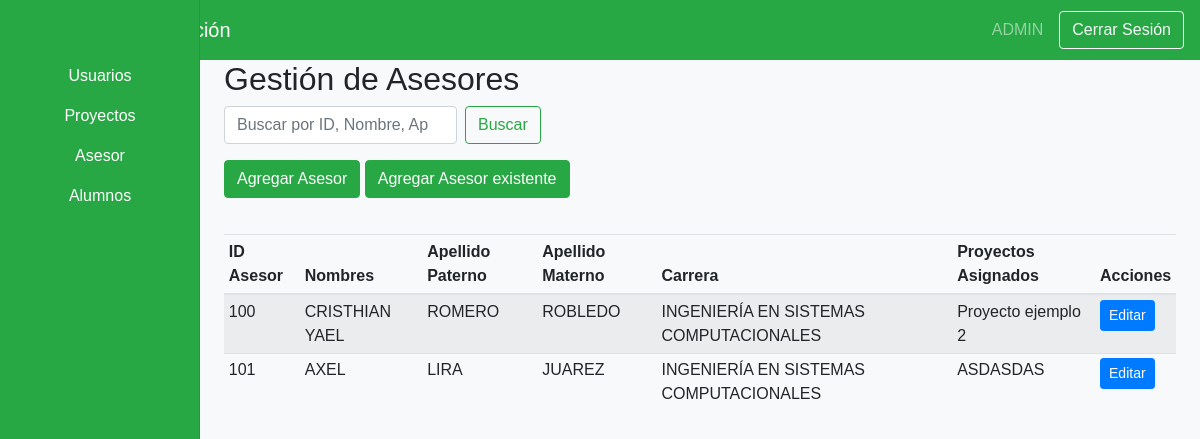
The page /views/admin/dashboardAdminAsesor.php (signed in) on the database its author committed.
### tables this page shows
CREATE TABLE IF NOT EXISTS `asesor` (
  `ID_Asesor` int NOT NULL AUTO_INCREMENT,
  `Nombres` varchar(100) NOT NULL,
  `Apellido_Paterno` varchar(100) NOT NULL,
  `Apellido_Materno` varchar(100) NOT NULL,
  `Proyecto_Asignado` int DEFAULT NULL,
  `Carrera` int DEFAULT NULL,
  `Rol` int DEFAULT NULL,
  `ID_Usuario` int DEFAULT NULL,
  PRIMARY KEY (`ID_Asesor`),
  KEY `fk_asesor_proyecto_asignado` (`Proyecto_Asignado`),
  KEY `fk_asesor_carrera` (`Carrera`),
  KEY `fk_asesor_rol` (`Rol`),
  KEY `fk_asesor_usuario` (`ID_Usuario`)
);

CREATE TABLE IF NOT EXISTS `carrera` (
  `ID_Carrera` int NOT NULL AUTO_INCREMENT,
  `Nombre_Carrera` varchar(100) NOT NULL,
  PRIMARY KEY (`ID_Carrera`)
);

### Views/Admin/dashboardAdminAsesor.php (the view, shortened to what this page needs)
<?php
include('../../includes/config.php');
?>
<!DOCTYPE html>
<html lang="es">
<head>
    <link rel="stylesheet" href="https://stackpath.bootstrapcdn.com/bootstrap/4.3.1/css/bootstrap.min.css">
    <link rel="stylesheet" href="<?php echo CSS_PATH; ?>dashboard.css">
</head>
<body>
    <nav class="navbar navbar-dark bg-success">
        <span class="navbar-brand mb-0 h1">Panel de Administración</span>
        <div class="d-flex align-items-center">
            <span class="navbar-text mr-3">
                <?php echo $_SESSION['username']; ?>
            </span>
            <a href="../public/logout.php" class="btn btn-outline-light">Cerrar Sesión</a>
        </div>
    </nav>
    <div class="container-fluid">
        <div class="row">
            <nav class="col-md-2 d-none d-md-block bg-success sidebar">
                <div class="sidebar-sticky">
                    <ul class="nav flex-column">
                        <li class="nav-item">
                            <a class="nav-link text-white text-center" href="dashboardAdmin.php">
                                Usuarios
                            </a>
                        </li>
                        <li class="nav-item">
                            <a class="nav-link text-white text-center" href="dashboardAdminProyectos.php">
                                Proyectos
                            </a>
                        </li>
                        <li class="nav-item">
                            <a class="nav-link text-white text-center" href="dashboardAdminAsesor.php">
                                Asesor
                            </a>
                        </li>
                        <li class="nav-item">
                            <a class="nav-link text-white text-center" href="dashboardAdminAlumnos.php">
                                Alumnos
                            </a>
                        </li>
                    </ul>
                </div>
            </nav>
            <main role="main" class="col-md-9 ml-sm-auto col-lg-10 px-4">
                <h2>Gestión de Asesores</h2>
                <form method="GET" class="form-inline mb-3">
                    <input class="form-control mr-sm-2" type="search" name="search"
                           placeholder="Buscar por ID, Nombre, Apellidos, Carrera o Proyectos" aria-label="Buscar">
                    <button class="btn btn-outline-success my-2 my-sm-0" type="submit">Buscar</button>
                </form>
                <button type="button" class="btn btn-success mb-3" data-toggle="modal" data-target="#addAsesorModal">
                    Agregar Asesor
                </button>
                <button type="button" class="btn btn-success mb-3" data-toggle="modal" data-target="#assignExistingAsesorModal">
                    Agregar Asesor existente
                </button>
                <div class="table-responsive">
                    <table class="table table-striped table-sm">
                        <thead>
                            <tr>
                                <th>ID Asesor</th>
                                <th>Nombres</th>
                                <th>Apellido Paterno</th>
                                <th>Apellido Materno</th>
                                <th>Carrera</th>
                                <th>Proyectos Asignados</th>
                                <th>Acciones</th>
                            </tr>
                        </thead>
                        <tbody>
                            <?php
                            $searchQuery = "";
                            $query = "
                                SELECT asesor.ID_Asesor, asesor.Nombres, asesor.Apellido_Paterno, asesor.Apellido_Materno,
                                       carrera.Nombre_Carrera, GROUP_CONCAT(proyecto.Nombre_Proyecto SEPARATOR ', ') AS Proyectos
                                FROM asesor
                                LEFT JOIN carrera ON asesor.Carrera = carrera.ID_Carrera
                                LEFT JOIN proyecto ON asesor.ID_Asesor = proyecto.Asesor
                                WHERE 1=1 $searchQuery
                                GROUP BY asesor.ID_Asesor
                                ORDER BY asesor.ID_Asesor ASC";
                            $result = $connection->query($query);
                            while ($row = $result->fetch_assoc()) {
                                $proyectos = explode(", ", $row['Proyectos'] ?? []);
                                echo "<tr>";
                                echo "<td>" . htmlspecialchars($row['ID_Asesor'] ?? '') . "</td>";
                                echo "<td>" . htmlspecialchars($row['Nombres'] ?? '') . "</td>";
                                echo "<td>" . htmlspecialchars($row['Apellido_Paterno'] ?? '') . "</td>";
                                echo "<td>" . htmlspecialchars($row['Apellido_Materno'] ?? '') . "</td>";
                                echo "<td>" . htmlspecialchars($row['Nombre_Carrera'] ?? 'Sin Carrera') . "</td>";
                                if (count($proyectos) > 1) {
                                    echo "<td>
                                          <select class='form-control'>
                                              <option value=''>Seleccionar Proyecto</option>";
                                    foreach ($proyectos as $proyecto) {
                                        echo "<option value='" . htmlspecialchars($proyecto) . "'>" . htmlspecialchars($proyecto) . "</option>";
                                    }
                                    echo "</select></td>";
                                } else {
                                    echo "<td>" . htmlspecialchars($proyectos[0] ?? 'Sin Proyecto') . "</td>";
                                }
                                echo "<td>";
                                echo "<button type='button' class='btn btn-primary btn-sm' data-toggle='modal' data-target='#editAsesorModal'
                                        data-id='" . htmlspecialchars($row['ID_Asesor'] ?? '') . "'
                                        data-nombres='" . htmlspecialchars($row['Nombres'] ?? '') . "'
                                        data-apellido_paterno='" . htmlspecialchars($row['Apellido_Paterno'] ?? '') . "'
                                        data-apellido_materno='" . htmlspecialchars($row['Apellido_Materno'] ?? '') . "'
                                        data-carrera='" . htmlspecialchars($row['Nombre_Carrera'] ?? '') . "'
                                        data-proyecto='" . htmlspecialchars($row['Proyectos'] ?? '') . "'>Editar</button>";
                                echo "</td>";
                                echo "</tr>";
                            }
                            ?>
                        </tbody>
                    </table>
                </div>
            </main>
        </div>
    </div>
</body>
</html>

### Assets/CSS/dashboard.css (style rules this page uses)
body { font-family: Arial, sans-serif; background-color: #f8f9fa; overflow: hidden; }
.navbar { height: 60px; display: flex; align-items: center; justify-content: space-between; background-color: #28a745; color: white; }
.sidebar { position: fixed; top: 0; bottom: 0; left: 0; z-index: 100; padding: 48px 0 0; box-shadow: inset -1px 0 0 rgba(0, 0, 0, 0.1); background-color: #28a745; }
.sidebar-sticky { position: relative; top: 0; height: calc(100vh - 48px); padding-top: 0.5rem; overflow-x: hidden; overflow-y: auto; }
.sidebar .nav-link { font-weight: 500; color: black; }
.table-responsive { margin-top: 20px; }
.table-striped tbody tr:nth-of-type(odd) { background-color: rgba(0, 0, 0, 0.05); }

### rows shown on the page
asesor: ID_Asesor "100", Nombres "CRISTHIAN YAEL", Apellido_Paterno "ROMERO", Apellido_Materno "ROBLEDO", carrera.Nombre_Carrera "INGENIERÍA EN SISTEMAS COMPUTACIONALES", proyectos "Proyecto ejemplo 2"
asesor: ID_Asesor "101", Nombres "AXEL", Apellido_Paterno "LIRA", Apellido_Materno "JUAREZ", carrera.Nombre_Carrera "INGENIERÍA EN SISTEMAS COMPUTACIONALES", proyectos "ASDASDAS"

### other values the page prints
$_SESSION['username'] "ADMIN"
